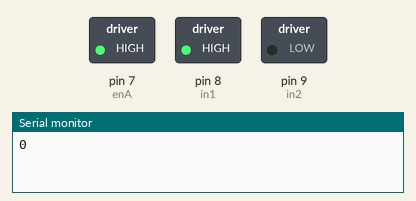
Simulated run of this sketch. Board: Arduino Uno, built with avr-gcc and run on an emulated ATmega328P. On the bench: switched loads named in the sketch (green lamp = pin HIGH), the last lines printed to the serial monitor.

Above: at 0.1 s.
At 1.2 s:
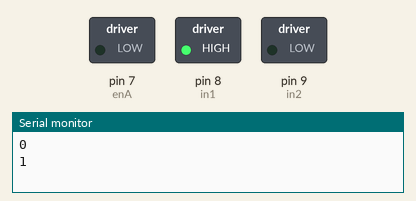
Timing chart, 0 to 2.7 s (numbered marks = the images above):
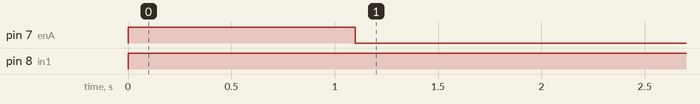

The sketch:

DC_Motor.ino
```cpp
#define in1 8
#define in2 9
#define enA 7

#define MAX_SPEED 255 //từ 0-255
#define MIN_SPEED 0
int i = 0;
void setup()
{
  Serial.begin(9600);
  pinMode(enA, OUTPUT);
  pinMode(in1, OUTPUT);
  pinMode(in2, OUTPUT);
}

void chaymotor()
{
//    for(i=0;i<=255;i++){
  Serial.println(i);
  if (i == 0){
    digitalWrite(in1, HIGH);
    digitalWrite(in2, LOW);
    analogWrite(enA, 255);
    delay(100);
    }
  else{
    analogWrite(enA, 0);
    digitalWrite(in1, HIGH);
    digitalWrite(in2, LOW);
    }
  i += 1;
}

void loop()
{
    chaymotor();
    delay(1000);
}
```

Measured:
- by itself, pin 7 (enA): LOW → HIGH at 0.00 s, → LOW 1.1 s later
- by itself, pin 8 (in1): LOW → HIGH at 0.00 s
